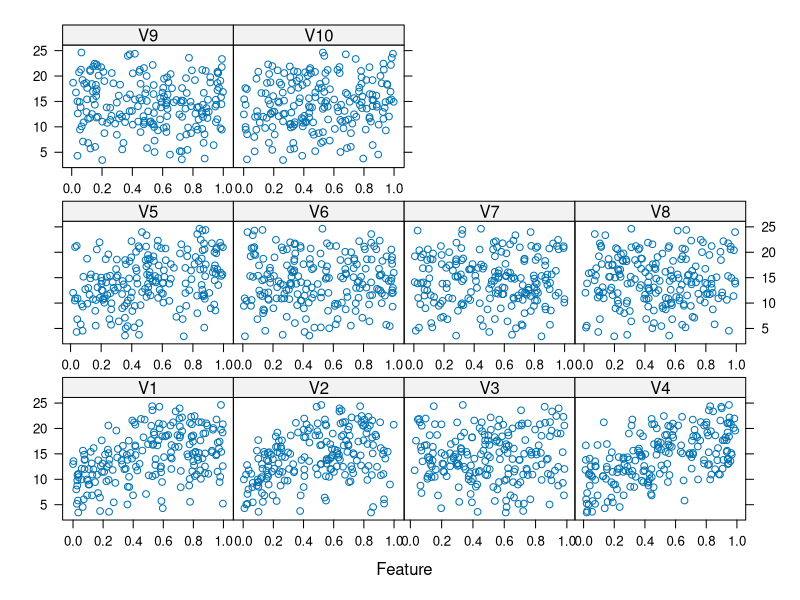
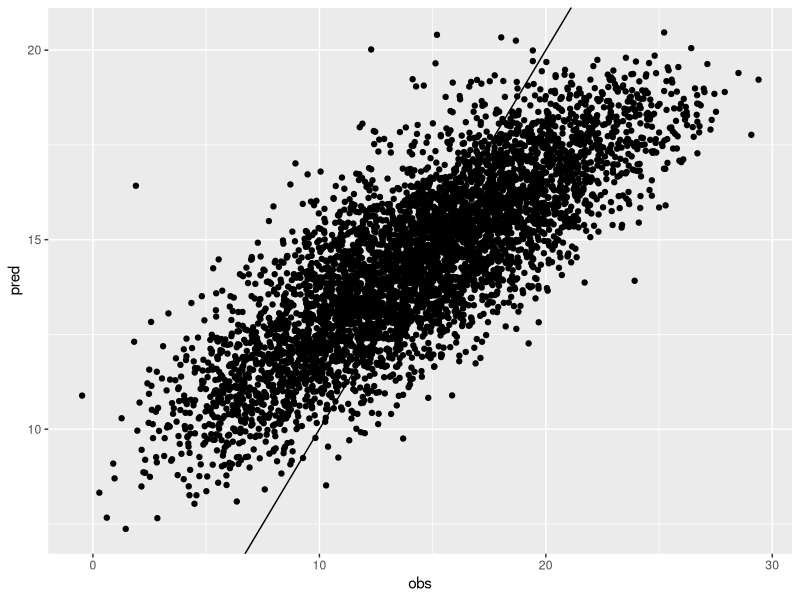

Write the R code that produced these figures, in order. (Note: this script raises an error after producing the figures.)
library(tidyverse)
library(caret)
library(mlbench)

output_directory <- file.path(getwd(),"7.2")

raw_data <- mlbench.friedman1(n = 200, sd = 1)

predictors <- raw_data$x %>% as.tibble
featurePlot(predictors, raw_data$y)

testing_data <- mlbench.friedman1(n = 5000, sd = 1)

testing_predictors <- testing_data$x %>% as.tibble
testing_observations<-testing_data$y

# K nearest neighbours 

knnModel <- caret::train(x = predictors,
                         y = raw_data$y,
                         method = "knn",
                         preProc = c("center","scale"),
                         tuneLength = 10)

knnPred <- predict(knnModel, newdata = testing_predictors)

postResampTbl <- caret::postResample(pred = knnPred, obs = testing_observations) %>%
  enframe %>%
  spread(key=name,value=value) %>%
  mutate(what = "knn")

knn_plot <- tibble(obs = testing_observations,
       pred = knnPred) %>%
  ggplot(aes(x=obs,y=pred))+geom_point()+geom_abline()

ggsave(knn_plot,
       filename = file.path(output_directory,
                            "knn-pred-plot.png"),
       width = 8,
       height = 6,
       dpi = 100)

# MARS

MARSModel <- caret::train(x = predictors %>% as.data.frame,
                          y = raw_data$y,
                          method = "earth",
                          trControl = trainControl(method = "cv"))

MARSPred <- predict(MARSModel, newdata = testing_predictors) %>% as.vector

postResampTbl <- postResampTbl %>%
  bind_rows(caret::postResample(pred = MARSPred, obs = testing_observations)  %>%
              enframe %>%
              spread(key=name,value=value) %>%
              mutate(what = "MARS"))

mars_plot <- tibble(obs = testing_observations,
       pred = MARSPred) %>%
  ggplot(aes(x=obs,y=pred))+geom_point()+geom_abline()

ggsave(mars_plot,
       filename = file.path(output_directory,
                            "mars-pred-plot.png"),
       width = 8,
       height = 6,
       dpi = 100)

# what does MARS do for V3? 

mars_plot_func <- function(i)
{
  newdata <-predictors %>%
    mutate_at(vars(-i),mean)
  
  newpred <- predict(MARSModel,
                     newdata = newdata) %>%
    as.tibble
  
  the_plot <- newdata %>% 
    select(i) %>% 
    bind_cols(newpred) %>% 
    `names<-`(.,c("x","y")) %>% 
    arrange(x) %>%
    ggplot(aes(x=x,y=y)) + geom_line() + ggtitle(paste0("predictor ",i))
  
  ggsave(the_plot,
         filename = file.path(output_directory,
                              paste0("mars-var-",i,".png")),
         width = 8,
         height = 6,
         dpi = 100)
  
  return(the_plot)
}

1:10 %>% purrr::map(mars_plot_func)

# SVM

SVMModel <- caret::train(x = predictors,
                         y = raw_data$y,
                         method = "svmRadial",
                         preProc = c("center","scale"),
                         tuneLength = 14,
                         trControl = caret::trainControl(method = "cv"),
                         tuneGrid = expand.grid(sigma = seq(0.01,0.10,by=0.01),
                                                C = 2 ** (-2:11)))

SVMPred <- predict(SVMModel, newdata = testing_predictors)

postResampTbl <- postResampTbl %>%
  bind_rows(
    caret::postResample(pred = SVMPred, obs = testing_observations) %>%
      enframe %>%
      spread(key=name,value=value) %>%
      mutate(what = "SVM"))

svm_plot <- tibble(obs = testing_observations,
       pred = SVMPred) %>%
  ggplot(aes(x=obs,y=pred))+geom_point()+geom_abline()

ggsave(svm_plot,
       filename = file.path(output_directory,
                            "svn-pred-plot.png"),
       width = 8,
       height = 6,
       dpi = 100)

# NN

NNetModel <- caret::train(x = predictors,
                          y = raw_data$y,
                          method = "avNNet",
                          tuneGrid = expand.grid(.decay = c(0.001,0.01,0.1),
                                                 .size = 1:10,
                                                 .bag = F),
                          preProc = c("center","scale"),
                          trControl = caret::trainControl(method = "cv"),
                          linout = T,
                          trace = F,
                          MaxNWts = 10 * (ncol(predictors) + 1) + 10 + 1,
                          maxit = 50,
                          repeats = 200)

NNPred <- predict(NNetModel, newdata = testing_predictors)

postResampTbl <- postResampTbl %>%
  bind_rows(
    caret::postResample(pred = NNPred, obs = testing_observations) %>%
      enframe %>%
      spread(key=name,value=value) %>%
      mutate(what = "avNNet"))


av_nnet_plot <- tibble(obs = testing_observations,
       pred = NNPred) %>%
  ggplot(aes(x=obs,y=pred))+geom_point()+geom_abline()

ggsave(av_nnet_plot,
       filename = file.path(output_directory,
                            "av-nnet-pred-plot.png"),
       width = 8,
       height = 6,
       dpi = 100)

knitr::kable(postResampTbl)
